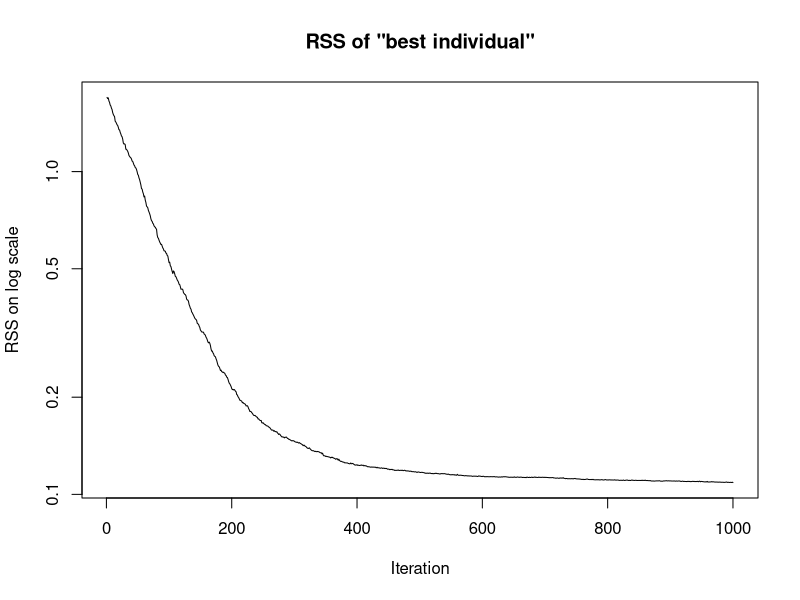

Write the R code that produced this figure.
## ---- chunk 1
set.seed(1)
n <- 5              # number of data points
p <- 3              # number of predictors
beta <- rnorm(p)    
X <- matrix(ncol = p, data = rnorm(n * p))
y <- (X %*% beta)[, 1] + rnorm(n)
dat <- as.data.frame(X)
dat$y <- y
## ---- chunk 2
# Create parameter population:
k <- 6
P <- matrix(nrow = p, data = rnorm(k * p))

# Predict for first population:
X %*% P[, 1]

# Predict for all populations:
X %*% P

# Residuals for all populations:
X %*% P - y

# Define function to calc RSS:
calc_RSS <- function(X, y, P) {
  apply((X %*% P - y)^2, 2, sum)
}

# Calc RSS:
(l <- calc_RSS(X, y, P))

# determine indices of better half of population:
(ii <- order(l)[1:(k / 2)])

# select better half and replicate:
(P <- P[, rep(ii, each = 2)])

# mutate population:
(P <- P * rlnorm(length(P), sdlog = 0.05))
## ---- chunk 3
genetic_algorithm_optimizer <- function(X, y, k, 
                                        m = 1000, s = 0.01) {
  P <- matrix(nrow = p, data = rnorm(k * p)) 
  rss_history <- vector(length = m)
  for (i in 1:m) {
    l <- calc_RSS(X, y, P)
    rss_history[i] <- min(l)
    # Selection: Keep the top 50% with lowest RSS and duplicate them
    ii <- rep(order(l)[1:(k / 2)], 2)
    P <- P[, ii]
    # Mutation:
    P <- P * rlnorm(length(P), sdlog = s)
  }
  list(P = P, rss_history = rss_history)
}
## ---- chunk 4
sol <- genetic_algorithm_optimizer(X, y, 
                                   k = 10,
                                   m = 1000, 
                                   s = 0.01)
plot(sol$rss_history, 
     type = 'l', 
     log = 'y', 
     main = 'RSS of "best individual"', 
     ylab = 'RSS on log scale', 
     xlab = 'Iteration')

# Comparing the results of linear model solution and genetic algorithm
# when converged, all individuals should be very similar 
# --> showing only individual 1:
data.frame(analytic_solution = coef(lm(y ~ - 1 + ., data = dat)), 
           genetic_algorithm_solution = sol$P[, 1]) 
